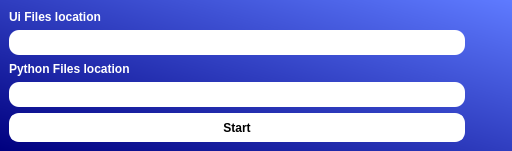
<?xml version="1.0" encoding="UTF-8"?>
<ui version="4.0">
 <class>MainWindow</class>
 <widget class="QMainWindow" name="MainWindow">
  <property name="geometry">
   <rect>
    <x>0</x>
    <y>0</y>
    <width>512</width>
    <height>151</height>
   </rect>
  </property>
  <property name="minimumSize">
   <size>
    <width>512</width>
    <height>151</height>
   </size>
  </property>
  <property name="maximumSize">
   <size>
    <width>512</width>
    <height>151</height>
   </size>
  </property>
  <property name="windowTitle">
   <string>MainWindow</string>
  </property>
  <widget class="QWidget" name="centralwidget">
   <property name="styleSheet">
    <string notr="true">QWidget#centralwidget{
	background-color: qlineargradient(spread:pad, x1:0, y1:1, x2:1, y2:0.011, stop:0 rgba(0, 0, 127, 255), stop:1 rgba(94, 122, 255, 255))
}

QLineEdit{
	border-radius: 10px;
	min-height: 25px;
}

QLabel{
	color: white;
	font-weight: bold;
}

QPushButton{
	border: none;
}

QPushButton#start_button{
	border: 2px solid white;
	border-radius: 10px;
	min-height: 25px;
	background-color: white;
	font-weight: bold;
}</string>
   </property>
   <layout class="QGridLayout" name="gridLayout">
    <item row="0" column="0">
     <widget class="QLabel" name="ui_label">
      <property name="maximumSize">
       <size>
        <width>16777215</width>
        <height>20</height>
       </size>
      </property>
      <property name="text">
       <string>Ui Files location</string>
      </property>
     </widget>
    </item>
    <item row="1" column="0">
     <widget class="QLineEdit" name="ui_edit"/>
    </item>
    <item row="1" column="1">
     <widget class="QPushButton" name="ui_open_button">
      <property name="text">
       <string/>
      </property>
      <property name="icon">
       <iconset>
        <normaloff>open-folder.png</normaloff>open-folder.png</iconset>
      </property>
     </widget>
    </item>
    <item row="2" column="0">
     <widget class="QLabel" name="python_label">
      <property name="maximumSize">
       <size>
        <width>16777215</width>
        <height>20</height>
       </size>
      </property>
      <property name="text">
       <string>Python Files location</string>
      </property>
     </widget>
    </item>
    <item row="3" column="0">
     <widget class="QLineEdit" name="python_edit"/>
    </item>
    <item row="3" column="1">
     <widget class="QPushButton" name="python_open_button">
      <property name="text">
       <string/>
      </property>
      <property name="icon">
       <iconset>
        <normaloff>open-folder.png</normaloff>open-folder.png</iconset>
      </property>
     </widget>
    </item>
    <item row="4" column="0">
     <widget class="QPushButton" name="start_button">
      <property name="text">
       <string>Start</string>
      </property>
     </widget>
    </item>
   </layout>
  </widget>
 </widget>
 <resources/>
 <connections/>
</ui>
